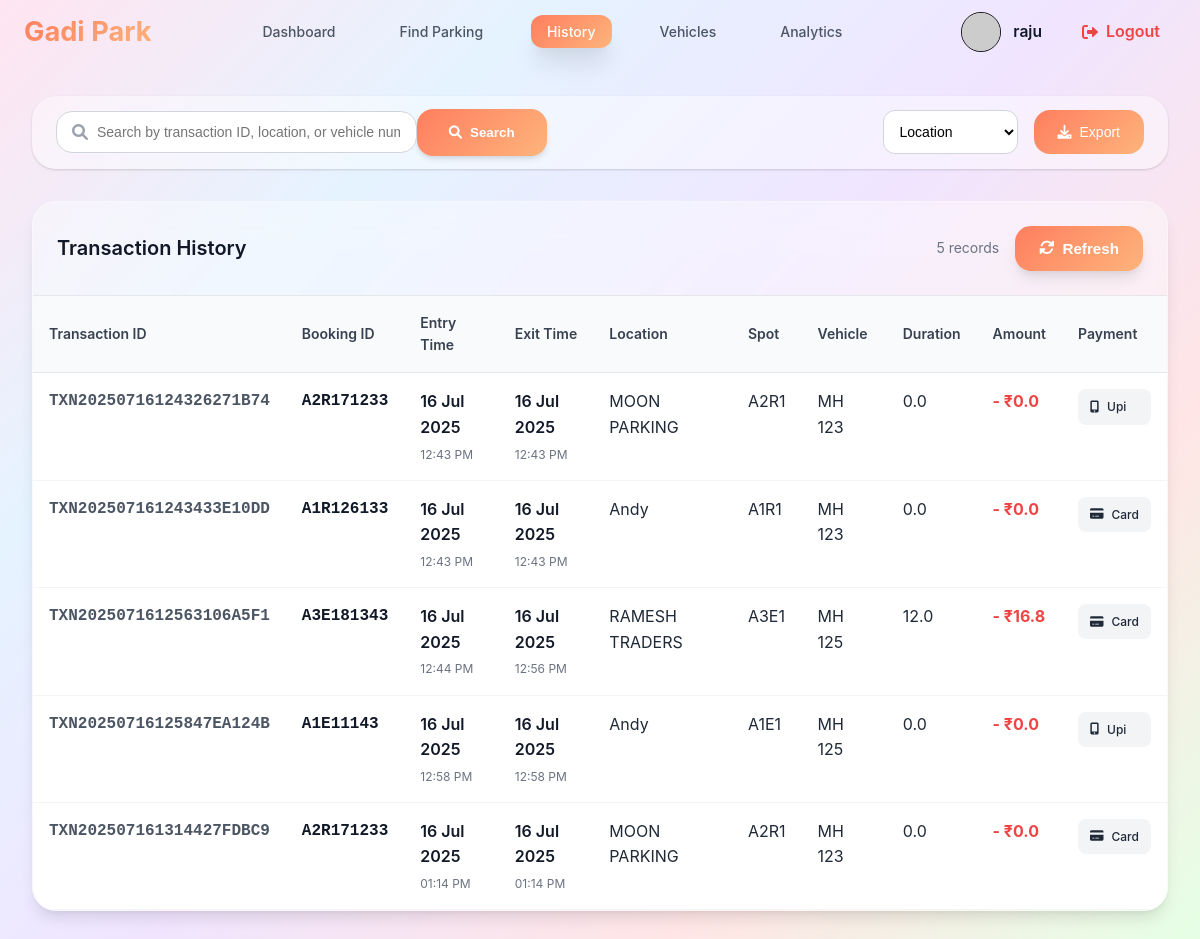
/history (signed in), run on an earlier commit of the app's database.
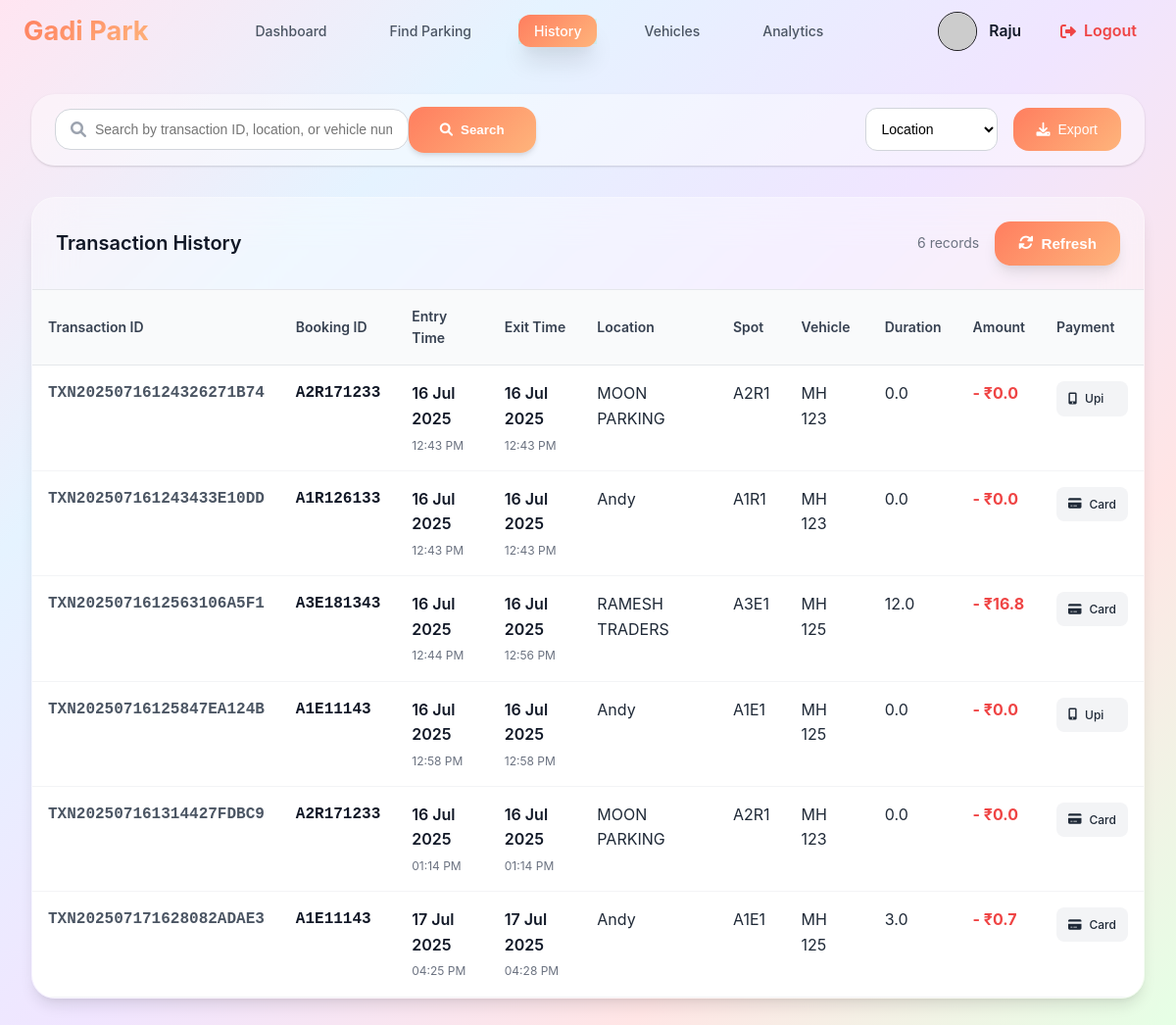
And on a later commit of the database.
### models/user.py (models this page shows, shortened)
class User(db.Model):
    __tablename__ = 'users'
    id=db.Column(db.Integer,primary_key=True)
    username=db.Column(db.String(80),unique=True,nullable=False)
    password_hash=db.Column(db.String(128),nullable=False)
    full_name=db.Column(db.String(80),nullable=True)
    is_admin=db.Column(db.Boolean,default=False)
    wallet_balance=db.Column(db.Float,default=0.00)
    total_parkings=db.Column(db.Integer,default=0)
    total_spendings=db.Column(db.Float,default=0)
    registration_date=db.Column(db.DateTime,default=db.func.current_timestamp())

### models/history.py (models this page shows)
class History(db.Model):
    __tablename__='history'
    id = db.Column(db.Integer, primary_key=True)
    user_id = db.Column(db.Integer, db.ForeignKey('users.id'), nullable=False)
    vehicle_id = db.Column(db.Integer, db.ForeignKey('vehicles.id'), nullable=False)
    lot_id = db.Column(db.Integer, db.ForeignKey('parking_lots.id'), nullable=False)
    spot_id = db.Column(db.Integer, db.ForeignKey('parking_spots.id'), nullable=False)
    entry_time = db.Column(db.DateTime, nullable=False, default=datetime.utcnow)
    exit_time = db.Column(db.DateTime, nullable=True)
    booking_id = db.Column(db.String(100), nullable=False)
    transaction_id = db.Column(db.String(100), nullable=False)
    total_amount_paid = db.Column(db.Float, nullable=False)
    duration = db.Column(db.Float, nullable=True)
    payment_method = db.Column(db.String(50), nullable=True)
    is_ev_spot = db.Column(db.Boolean, nullable=False, default=False)

### models/parking_lot.py (models this page shows, shortened)
class ParkingLot(db.Model):
    __tablename__ = 'parking_lots'
    id = db.Column(db.Integer, primary_key=True)
    name= db.Column(db.String(80), unique=True, nullable=False)
    address = db.Column(db.String(200), nullable=False)
    pincode = db.Column(db.String(10), nullable=False)
    hourly_rate = db.Column(db.Float, nullable=False)
    total_spots = db.Column(db.Integer, nullable=False)
    occupied_regular_spots = db.Column(db.Integer, default=0)
    occupied_ev_spots = db.Column(db.Integer, default=0)
    ev_spots = db.Column(db.Integer, default=0)
    ev_charging_rate = db.Column(db.Float, nullable=True)
    opening_time = db.Column(db.String(10), nullable=True)
    closing_time = db.Column(db.String(10), nullable=True)
    is_24_hours = db.Column(db.Boolean, default=False)
    description = db.Column(db.String(200), nullable=True)

### models/parking_spot.py (models this page shows, shortened)
class ParkingSpot(db.Model):
    __tablename__ = 'parking_spots'
    id=db.Column(db.Integer, primary_key=True)
    lot_id=db.Column(db.Integer, db.ForeignKey('parking_lots.id'), nullable=False)
    spot_number=db.Column(db.String(50), nullable=False)
    is_ev_spot=db.Column(db.Boolean, default=False)
    status=db.Column(db.String(50), default='available')

### models/vehicle.py (models this page shows, shortened)
class Vehicle(db.Model):
    __tablename__ = 'vehicles'
    id = db.Column(db.Integer, primary_key=True)
    user_id = db.Column(db.Integer, db.ForeignKey('users.id'), nullable=False)
    type = db.Column(db.String(50), nullable=False)
    model = db.Column(db.String(50),nullable=False)
    registration_number = db.Column(db.String(20),nullable=False,unique=True)
    is_ev= db.Column(db.Boolean,default=False)

### routes/user_activity.py (the view, shortened to what this page needs)
@user_activity_bp.route('/history')
@login_required
@user_required
def history():
    user=User.query.get(session.get('user_id'))
    history=History.query.filter_by(user_id=user.id).all()
    search=request.args.get('search','').strip()
    search_filter=request.args.get('search_filters')
    if search_filter=='transaction_id':
        history=History.query.filter(History.transaction_id.ilike(f'%{search}%')).all()
    if search_filter=='booking_id':
        history=History.query.filter(History.booking_id.ilike(f'%{search}%')).all()
    vehicles=Vehicle.query.all()
    spots=ParkingSpot.query.all()
    lots=ParkingLot.query.all()
    return render_template('history.html',history=history,vehicles=vehicles,spots=spots,lots=lots,user=user)

### Templates/history.html (shortened to what this page needs)
{% extends "base.html" %}
{% block style %}
<link rel="stylesheet" href="{{url_for('static',filename='css/history.css')}}">
<link rel="stylesheet" href="{{url_for('static',filename='css/base.css')}}">
<link rel="stylesheet" href="https://cdnjs.cloudflare.com/ajax/libs/font-awesome/6.0.0/css/all.min.css">
{% endblock %}
{% block content %}
{% include "user_navbar.html" %}
<div class="history-container">
    <div class="search-section">
        <form action="{{url_for('user_activity.history')}}" method="get">
            <div class="search-container">
                <div class="search-box">
                    <i class="fas fa-search"></i>
                    <input type="text" id="history-search" placeholder="Search by transaction ID, location, or vehicle number..." name="search" required>
                </div>
                    <button type="submit" class="search-btn">
                            <i class="fas fa-search"></i>
                                Search
                    </button>
                <div class="filter-controls">
                    <select id="date-filter" name="search_filters">
                        <option value="location">Location</option>
                    </select>
                    <button class="export-btn">
                        <i class="fas fa-download"></i>
                        Export
                    </button>
                </div>
            </div>
        </form>
    </div>
    <div class="history-content ">
        {% if not history %}
        <div class="empty-state ">
            <div class="empty-icon">
                <i class="fas fa-history"></i>
            </div>
            <h3>No Parking History</h3>
            <p>You haven't completed any parking sessions yet</p>
        </div>
        {% else %}
        <div class="table-container">
            <div class="table-header">
                <h3>Transaction History</h3>
                <div class="table-actions">
                    <span class="record-count">{{ history|length  }} records</span>
                    <a href="{{url_for('user_activity.history')}}">
                        <button class=" btn-style" id="refresh-btn">
                            <i class="fas fa-sync-alt"></i>
                            Refresh
                        </button>
                    </a>
                </div>
            </div>
            <table class="table">
                <thead>
                    <tr>
                        <th> Transaction ID</th>
                        <th> Booking ID</th>
                        <th> Entry Time</th>
                        <th> Exit Time</th>
                        <th> Location</th>
                        <th> Spot</th>
                        <th> Vehicle</th>
                        <th> Duration</th>
                        <th> Amount</th>
                        <th> Payment</th>
                    </tr>
                </thead>
                <tbody>
                    {% for h in history %}
                    <tr class="row">
                        <td class="transaction-id">{{ h.transaction_id }}</td>
                        <td class="booking-id">{{ h.booking_id  }}</td>
                        <td class="entry-time">
                            <div class="time-info">
                                <span class="date">{{ h.entry_time.strftime('%d %b %Y')  }}</span>
                                <span class="time">{{ h.entry_time.strftime('%I:%M %p')}}</span>
                            </div>
                        </td>
                        <td class="exit-time">
                            <div class="time-info">
                                <span class="date">{{ h.exit_time.strftime('%d %b %Y')  }}</span>
                                <span class="time">{{ h.exit_time.strftime('%I:%M %p')  }}</span>
                            </div>
                        </td>
                        <td>
                            {% for lot in lots %}
                                {% if lot.id == h.lot_id %}
                                    {{ lot.name }}
                                {% endif %}
                            {% endfor %}
                        </td>
                        <td>
                            {% for spot in spots %}
                                {% if spot.id == h.spot_id %}
                                    {{ spot.spot_number }}
                                {% endif %}
                            {% endfor %}
                        </td>
                        <td>
                            {% for vehicle in vehicles %}
                                {% if vehicle.id == h.vehicle_id %}
                                    {{ vehicle.registration_number }}
                                {% endif %}
                            {% endfor %}
                        </td>
                        <td >
                           {{ h.duration }}
                        </td>
                        <td class="amount">
                            <span class="amount-value">- ₹{{ h.total_amount_paid}}</span>
                        </td>
                        <td class="payment-method">
                            <span class="payment-badge">
                                {% if h.payment_method == 'card' %}
                                    <i class="fas fa-credit-card"></i>
                                {% elif h.payment_method == 'UPI' %}
                                    <i class="fas fa-mobile-alt"></i>
                                {% elif h.payment_method == 'wallet' %}
                                    <i class="fas fa-wallet"></i>
                                {% else %}
                                    <i class="fas fa-money-bill"></i>
                                {% endif %}
                                {{ h.payment_method.title()  }}
                            </span>
                        </td>
                    </tr>
                    {% endfor %}
                </tbody>
            </table>
        </div>
        {% endif %}
    </div>
</div>
{% endblock %}

### Templates/base.html (shortened to what this page needs)
<!DOCTYPE html>
<html lang="en">
<head>
    <link rel="stylesheet" href="https://cdnjs.cloudflare.com/ajax/libs/font-awesome/6.0.0/css/all.min.css">
    <link rel="stylesheet" href="{{url_for('static',filename='css/base.css')}}">
    {%block style %}{%endblock%}
</head>
<body>
    {% block content %}
    {% endblock %}
</body>
</html>

### Templates/user_navbar.html
{%extends "base.html" %}
{%block style%}
<link rel="stylesheet" href="{{url_for('static',filename='css/user_navbar.css')}}">
{%endblock%}
{%block content %}
{% set current_path = request.path %}
<nav class="top-navbar">
        <div class="nav-container">
            <div class="logo">
                <h2>Gadi Park</h2>
            </div>
            <ul class="nav-links">
                <li class="{% if current_path == url_for('user.user_dashboard')%}active{%endif%}"><a href="{{ url_for('user.user_dashboard') }}">Dashboard</a></li>
                <li class="{% if current_path == url_for('user.find_parking')%}active{%endif%}"><a href="{{ url_for('user.find_parking') }}">Find Parking</a></li>
                <li class="{% if current_path == url_for('user_activity.history')%}active{%endif%}"><a href="{{url_for('user_activity.history')}}">History</a></li>
                <li class="{% if current_path == url_for('user.vehicle')%}active{%endif%}"><a href="{{url_for('user.vehicle')}}">Vehicles</a></li>
                <li class="{% if current_path == url_for('user.user_charts')%}active{%endif%}"><a href="{{url_for('user.user_charts')}}">Analytics</a></li>
            </ul>
            <div class="user-actions">
                <a href="{{url_for('profile.profile')}}">
                    <div class="user-profile">
                        <div class="profile-avatar">
                            <img src="https://api.dicebear.com/9.x/open-peeps/svg?seed={{ username }}&backgroundColor=transparent&radius=50"alt="Profile Avatar"class="profile-avatar"/>
                        </div>
                        <span class="user-name">{{ user.full_name }}</span>
                    </div>
                </a>
                <a href="{{url_for('auth.logout')}}" class="logout-btn">
                    <i class="fas fa-sign-out-alt"></i>
                    <span>Logout</span>
                </a>
            </div>
        </div>
    </nav>
{%endblock%}

### Static/css/history.css (style rules this page uses)
.history-container { max-width: 1400px; margin: 0 auto; padding: 2rem; }
.search-section { background: rgba(255, 255, 255, 0.4); border-radius: var(--radius-xl); padding: 0.8rem 1.5rem; margin-bottom: 2rem; box-shadow: var(--shadow); }
.export-btn { display: flex; align-items: center; gap: 0.5rem; padding: 0.875rem 1.5rem; background: var(--main-gradient); color: var(--white); border: none; border-radius: var(--radius-lg); cursor: pointer; font-weight: 500; transition: var(--transition); font-size: 0.875rem; }
.table-actions a { text-decoration: none; }
.record-count { color: var(--gray-500); font-size: 0.875rem; }
.transaction-id,.booking-id { font-family: 'Courier New', monospace; font-weight: 600; color: var(--gray-600); }
.time-info { display: flex; flex-direction: column; gap: 0.25rem; }
.time-info .date { font-weight: 600; color: var(--gray-900); }
.time-info .time { font-size: 0.75rem; color: var(--gray-500); }
.amount-value { font-weight: 700; color: var(--occupied-color); font-size: 1rem; }
.payment-badge { display: flex; align-items: center; gap: 0.5rem; background: var(--gray-100); padding: 0.5rem 0.75rem; border-radius: var(--radius); font-size: 0.75rem; font-weight: 500; }

### Static/css/user_navbar.css (style rules this page uses)
.top-navbar { top: 0; left: 0; right: 0; z-index: 1000; }
.nav-container { width: 1200px; margin: 0 auto; padding: 0 1.5rem; display: flex; align-items: center; justify-content: space-between; height: 64px; }
.logo h2 { background: var(--main-gradient); -webkit-text-fill-color: transparent; background-clip: text; font-size: 1.7rem; font-weight: 700; cursor: pointer; }
.nav-links { display: flex; list-style: none; gap: 2rem; align-items: center; }
.nav-links a { color: var(--gray-600); text-decoration: none; font-weight: 500; font-size: 0.875rem; padding: 0.5rem 1rem; border-radius: var(--radius-md); transition: var(--transition); }
.nav-links li:hover a,.nav-links li.active a { background: var(--main-gradient); color: white; font-size: 0.879rem; box-shadow: var(--shadow-xl); }
.user-actions { display: flex; align-items: center; gap: 1rem; }
.user-actions a { text-decoration: none; }
.user-profile { display: flex; align-items: center; gap: 0.75rem; cursor: pointer; padding: 0.5rem; border-radius: var(--radius-md); transition: var(--transition); }
.profile-avatar { width: 2.5rem; height: 2.5rem; border-radius: 50%; display: flex; align-items: center; justify-content: center; border: 1px solid rgba(0, 0, 0, 0.637); transition: var(--transition); }
.user-name { font-weight: 600; font-size: 0.975rem; color: var(--gray-900); }
.logout-btn { display: flex; align-items: center; gap: 0.5rem; padding: 0.75rem 1rem; color: #ef4444; text-decoration: none; border-radius: var(--radius-xl); transition: var(--transition); font-weight: 600; }

What changed in the data, as far as the page shows it:
changed User: full_name "raju" → "Raju"
added History: transaction_id "TXN202507171628082ADAE3", booking_id "A1E11143", entry_time "17 Jul 2025", entry_time "04:25 PM", exit_time "17 Jul 2025", exit_time "04:28 PM", duration "3.0", total_amount_paid "0.7", payment_method "Card", ParkingLot (name "Andy"), ParkingSpot (spot_number "A1E1"), Vehicle (registration_number "MH 125")
Also different on the page:
{{ history|length }}: "5" → "6"
